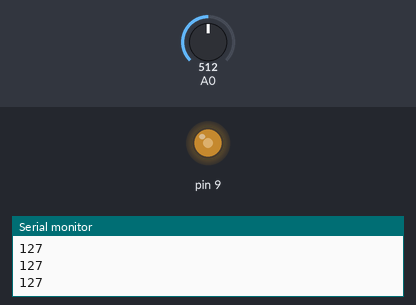
Simulated run of this sketch. Board: Arduino Uno, built with avr-gcc and run on an emulated ATmega328P. Shown: output pins drawn as LEDs (lit = HIGH), the last lines printed to the serial monitor. Inputs (shaded band) come from the test bench; at power-on: A0 = 512.

Above: at 1.2 s.
1.3 s: A0 set to 716
At 1.6 s:
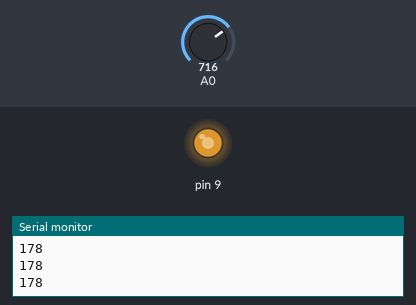
2.8 s: A0 set to 900
At 4.0 s:
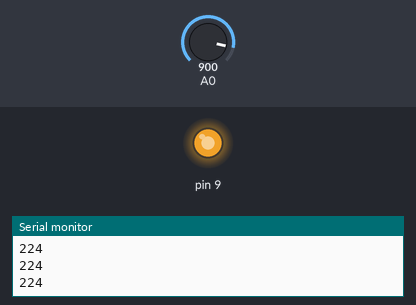
4.3 s: A0 set to 122
At 5.1 s:
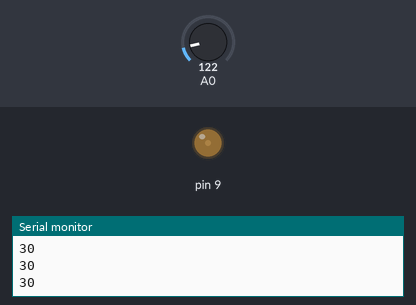
5.8 s: A0 set to 0
At 6.3 s:
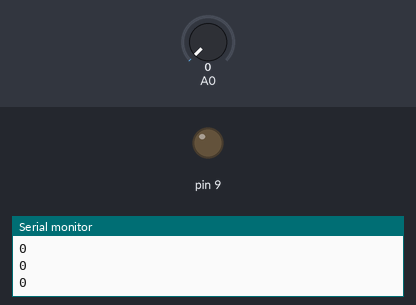
7.3 s: A0 set to 511
At 8.6 s:
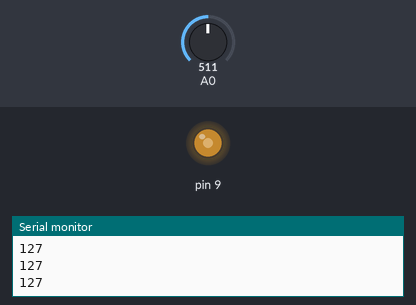
Timing chart, 0 to 9.8 s (numbered marks = the images above; inputs shaded):
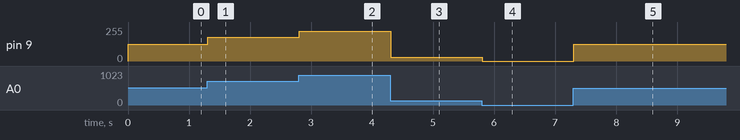

Measured:
- after the input at 1.3 s, pin 9: 127/255 → 178/255 at once
- after the input at 2.8 s, pin 9: 178/255 → 224/255 at once
- after the input at 4.3 s, pin 9: 224/255 → 30/255 at once
- after the input at 5.8 s, pin 9: 30/255 → 0/255 at once
- after the input at 7.3 s, pin 9: 0/255 → 127/255 at once

The sketch:

Robomaster_M3508.ino
```cpp
int p;
int w;

void setup() {

  Serial.begin(9600);
  pinMode(9, OUTPUT);

}

void loop() {

  p = analogRead(A0);
  w = map(p, 0, 1023, 0, 255);

  Serial.println(w);

  analogWrite(9, w);

}
```
